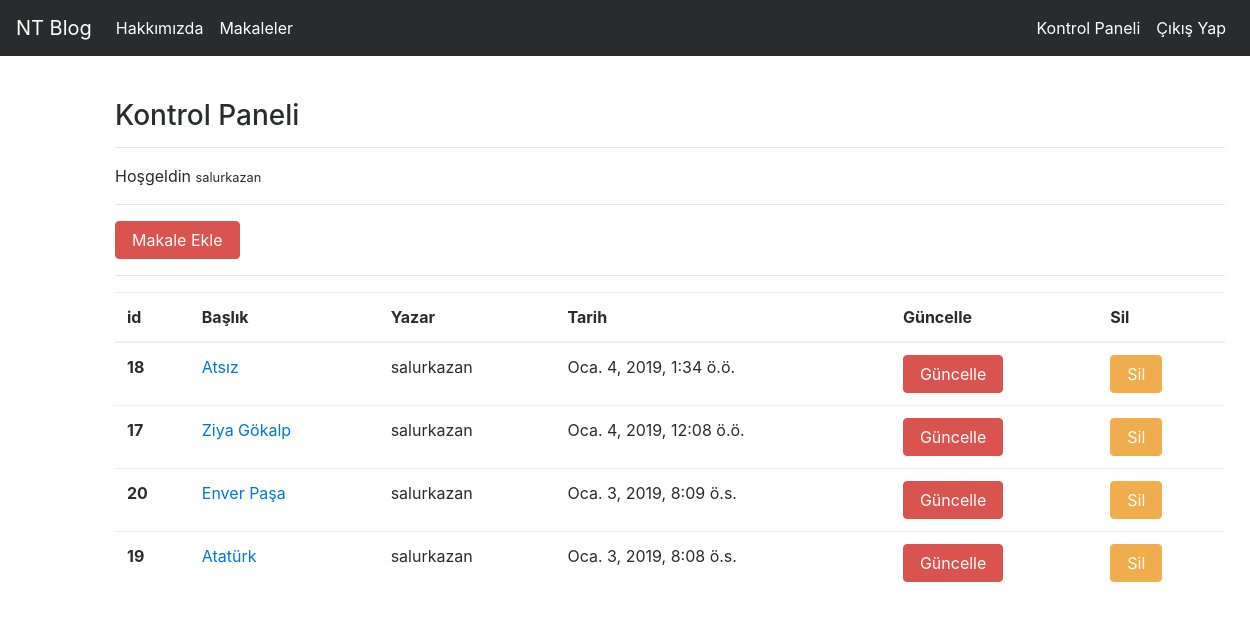
Screenshot of /articles/dashboard/ (signed in) with the database file from the repository.
### article/models.py (models this page shows, shortened)
class Article(models.Model):
    author = models.ForeignKey("auth.User",on_delete = models.CASCADE, verbose_name = "Yazar")#bu alan user kısmına denk geliyor diyoruz. Bu kullanıcı silindiğinde makale de silinecek
    title = models.CharField(max_length = 50, verbose_name = "Başlık")
    content = RichTextField(verbose_name = "İçerik")
    created_date = models.DateTimeField(auto_now=True, verbose_name = "Oluşturulma Tarihi")#o anki tarih
    article_image = models.FileField(blank = True, null=True, verbose_name="Fotoğraf Ekle")#bu alanımız dolu veya boş olabilir.
    class Meta:
        ordering = ['-created_date'] #son ekleme tarihine sahip olan ilk gösterilecek.

### article/views.py (the view)
# urls.py: path('dashboard/', views.dashboard, name = "dashboard"),
@login_required(login_url = "user:login")
def dashboard(request):
    articles = Article.objects.filter(author = request.user)
    context = {
        "articles" : articles
    }
    return render(request,"dashboard.html", context)

### templates/dashboard.html
{% extends "layout.html" %}
{% block body %}
<h3>Kontrol Paneli</h3>
<hr>
<p>
    Hoşgeldin
    <small>{{request.user.username}}</small>
</p>
<hr>
<a class = "btn btn-danger" href="{% url 'article:addarticle' %}">Makale Ekle</a>
<hr>
{% if articles %}
    <table class="table">
        <thead>
        <tr>
            <th scope="col">id</th>
            <th scope="col">Başlık</th>
            <th scope="col">Yazar</th>
            <th scope="col">Tarih</th>
            <th scope="col">Güncelle</th>
            <th scope="col">Sil</th>
        </tr>
        </thead>
        <tbody>
        {% for i in articles %}
            <tr>
                <th scope="row">{{i.id}}</th>
                <td><a href="{% url 'article:detail' i.id %}">{{i.title}}</a></td>
                <td>{{i.author.username}}</td>
                <td>{{i.created_date}}</td>
                <td><a href="{% url 'article:update' i.id %}" class="btn btn-danger">Güncelle</a></td>
                <td><a href="{% url 'article:delete' i.id %}" class="btn btn-warning">Sil</a></td>
            </tr>
        {% endfor %}
        </tbody>
    </table>
{% else %}
    <div class="alert alert-danger">Makaleniz Bulunmuyor</div>
{% endif %}
{% endblock body %}

### rows the page displays
Article: id "18", title "Atsız", author.username "salurkazan", created_date "Oca. 4, 2019, 1:34 ö.ö."
Article: id "17", title "Ziya Gökalp", author.username "salurkazan", created_date "Oca. 4, 2019, 12:08 ö.ö."
Article: id "20", title "Enver Paşa", author.username "salurkazan", created_date "Oca. 3, 2019, 8:09 ö.s."
Article: id "19", title "Atatürk", author.username "salurkazan", created_date "Oca. 3, 2019, 8:08 ö.s."

### other values shown
{{ request.user.username }} "salurkazan"
